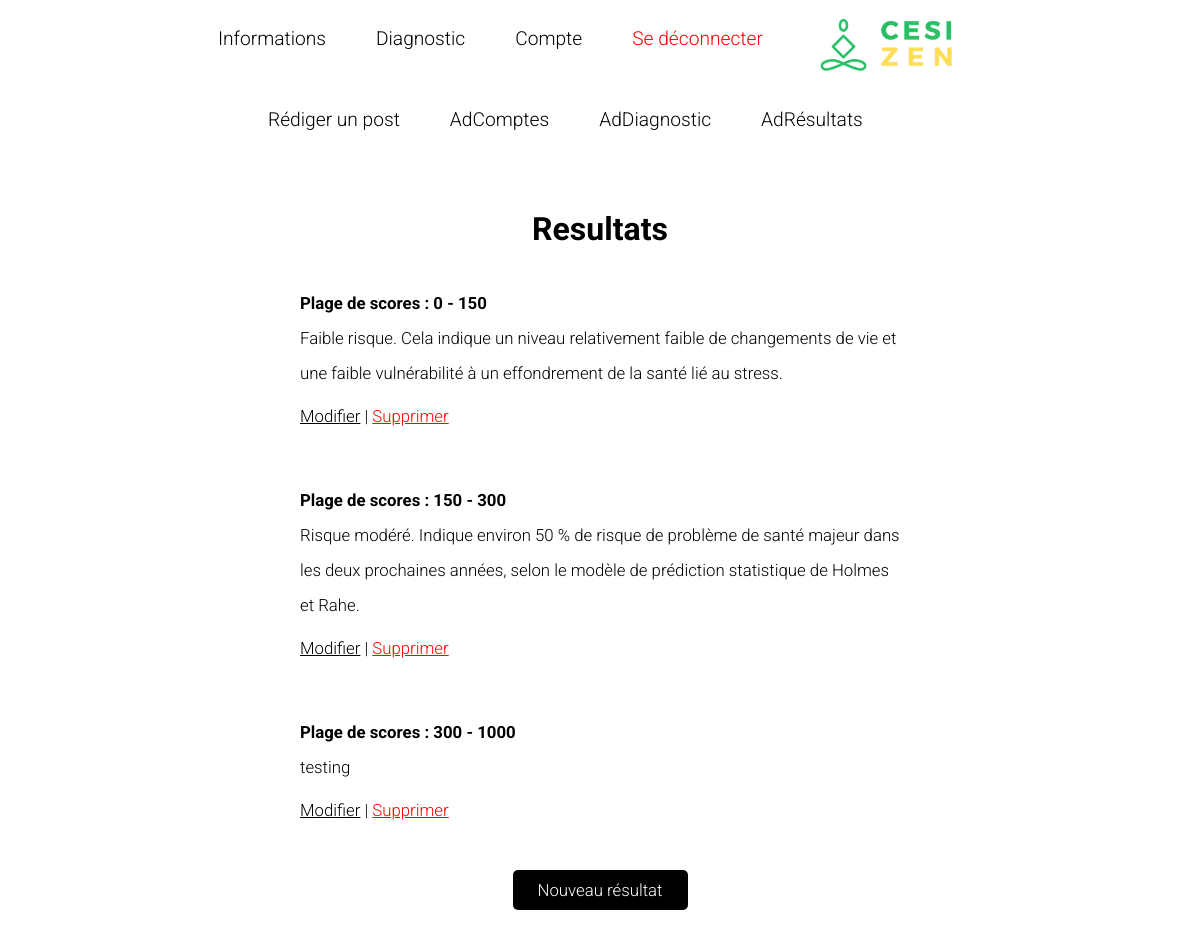
Page /administration/results/ (signed in) on the committed database.
### cesizenapp/models.py (models this page shows)
class Results(models.Model):
    min_score = models.IntegerField()
    max_score = models.IntegerField()
    description = models.TextField(blank=True)

### cesizenapp/views.py (the view)
# urls.py: path('administration/results/', views.results_list, name='results_list'),
@user_passes_test(admin_check)
def results_list(request):
    results = Results.objects.all().order_by('min_score')
    return render(request, 'results_list.html', {'results': results})

### cesizenapp/views.py (called while the page is built)
def admin_check(user):
    return user.is_superuser

### cesizenapp/templates/results_list.html (shortened to what this page needs)
<!DOCTYPE html>
<html lang="en">
<head>
</head>
<body>
{% include 'navigationMenu.html' %}
<h1 style="justify-content: center; margin-left: auto; margin-right: auto; display: flex; margin-top: 60px;">
    Resultats
</h1>
<div style="width: 600px; justify-content: center; margin-left: auto; margin-right: auto; display: flex; font-size: 105%; flex-wrap: wrap;">
    {% for result in results %}
        <p style="margin-bottom: 15px; line-height: 35px; width: 100%;">
            <span style="font-weight: bold;">Plage de scores : {{ result.min_score }} - {{ result.max_score }}</span>
            <br>
            {{ result.description }}
        </p>
        <div style="width: 100%; margin-bottom: 40px;">
        <a href="{% url 'cesizenapp:results_edit' result.id %}" style="color: black">Modifier</a> |
        <form method="post" action="{% url 'cesizenapp:results_delete' result.id %}" style="display: inline;">
            <button type="submit"
                    style="text-decoration: underline; background: none; border: none; color: red; cursor: pointer; padding: 0; font: inherit;"
                    onclick="return confirm('Êtes-vous sûr·e de vouloir supprimer ce résultat ?');">
                Supprimer
            </button>
        </form>
            </div>
    {% endfor %}
    <a href="{% url 'cesizenapp:results_create' %}"
       style="text-decoration: none; align-items: center; text-align: center; margin-left: auto; margin-right: auto; display: flex; justify-content: center; margin-top: 10px; margin-bottom: 50px; background-color: black; color: white; font-size: 100%; width: 175px; height: 40px; border:none; border-radius: 5px">
        Nouveau résultat
    </a>
</body>
</html>

### cesizenapp/templates/navigationMenu.html (style rules this page uses)
body { font-family: 'Roboto', sans-serif; font-weight: 300; }

### rows in the picture
Results: min_score "0", max_score "150", description "Faible risque. Cela indique un niveau relativement faible de changements de vie et une faible vulnérabilité à un effondrement de la santé lié au stress."
Results: min_score "150", max_score "300", description "Risque modéré. Indique environ 50 % de risque de problème de santé majeur dans les deux prochaines années, selon le modèle de prédiction statistique de Holmes et Rahe."
Results: min_score "300", max_score "1000", description "testing"
